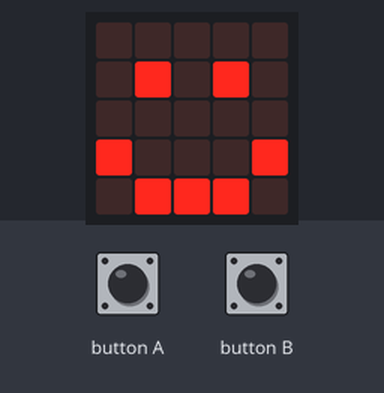
The program below on a simulated BBC micro:bit running MicroPython. Shown: the board's 5×5 LED display. The inputs (shaded band) are chosen by the test bench.

Above: at 1.2 s.
1.3 s: button A pressed for 0.15 s
At 4.0 s:
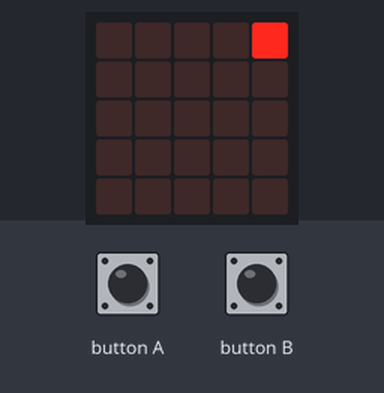
At 8.9 s:
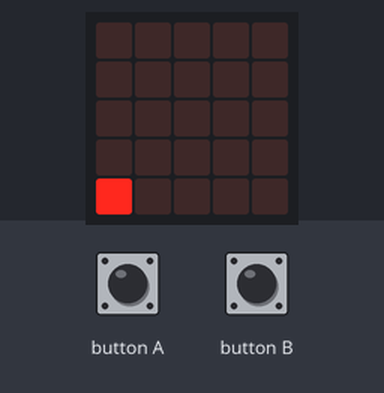
10.3 s: button A pressed for 3.2 s
At 16.5 s:
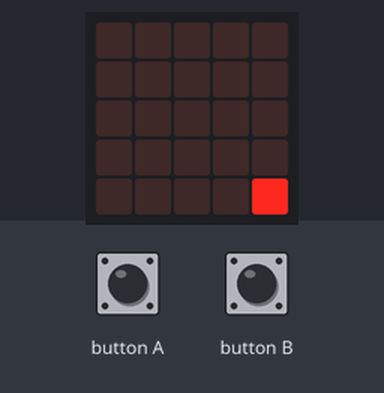
Timing chart, 0 to 18.0 s (numbered marks = the images above; inputs shaded):
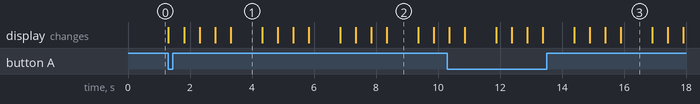

The program:

main.py
```python
# (licence header left out)
from microbit import *

# variables
sprite = None
counter = 0

# setup
display.show(Image.HAPPY)

while True:
    # button a (clockwise)
    if button_a.is_pressed():
        # setup
        display.clear()
        counter = 0

        # top edge: move right
        while counter <= 4:
            display.clear()
            display.set_pixel(counter, 0, 9)
            counter = counter + 1
            sleep(500)

        counter = 0
        # right edge: move down
        while counter <= 4:
            display.clear()
            display.set_pixel(4, counter, 9)
            counter = counter + 1
            sleep(500)

        counter = 0
        # bottom edge: move left
        while counter <= 4:
            display.clear()
            display.set_pixel(4 - counter, 4, 9)
            counter = counter + 1
            sleep(500)

        counter = 0
        # left edge: move up
        while counter <= 4:
            display.clear()
            display.set_pixel(0, 4 - counter, 9)
            counter = counter + 1
            sleep(500)

        display.show(Image.HAPPY)

    # button b (counter clockwise)
    if button_b.is_pressed():
        # setup
        display.clear()
        counter = 0

        # left edge: move down
        while counter <= 4:
            display.clear()
            display.set_pixel(0, counter, 9)
            counter = counter + 1
            sleep(500)

        counter = 0
        # bottom edge: move right
        while counter <= 4:
            display.clear()
            display.set_pixel(counter, 4, 9)
            counter = counter + 1
            sleep(500)

        counter = 0
        # right edge: move up
        while counter <= 4:
            display.clear()
            display.set_pixel(4, 4 - counter, 9)
            counter = counter + 1
            sleep(500)

        counter = 0
        # top edge: move left
        while counter <= 4:
            display.clear()
            display.set_pixel(4 - counter, 0, 9)
            counter = counter + 1
            sleep(500)

        display.show(Image.HAPPY)
```

Measured:
- after the input at 1.3 s, the display: first changes at once (image 1 shows a later state)
- what the display in image 1 shows lasts 1.0 s, from 3.3 s to 4.3 s
